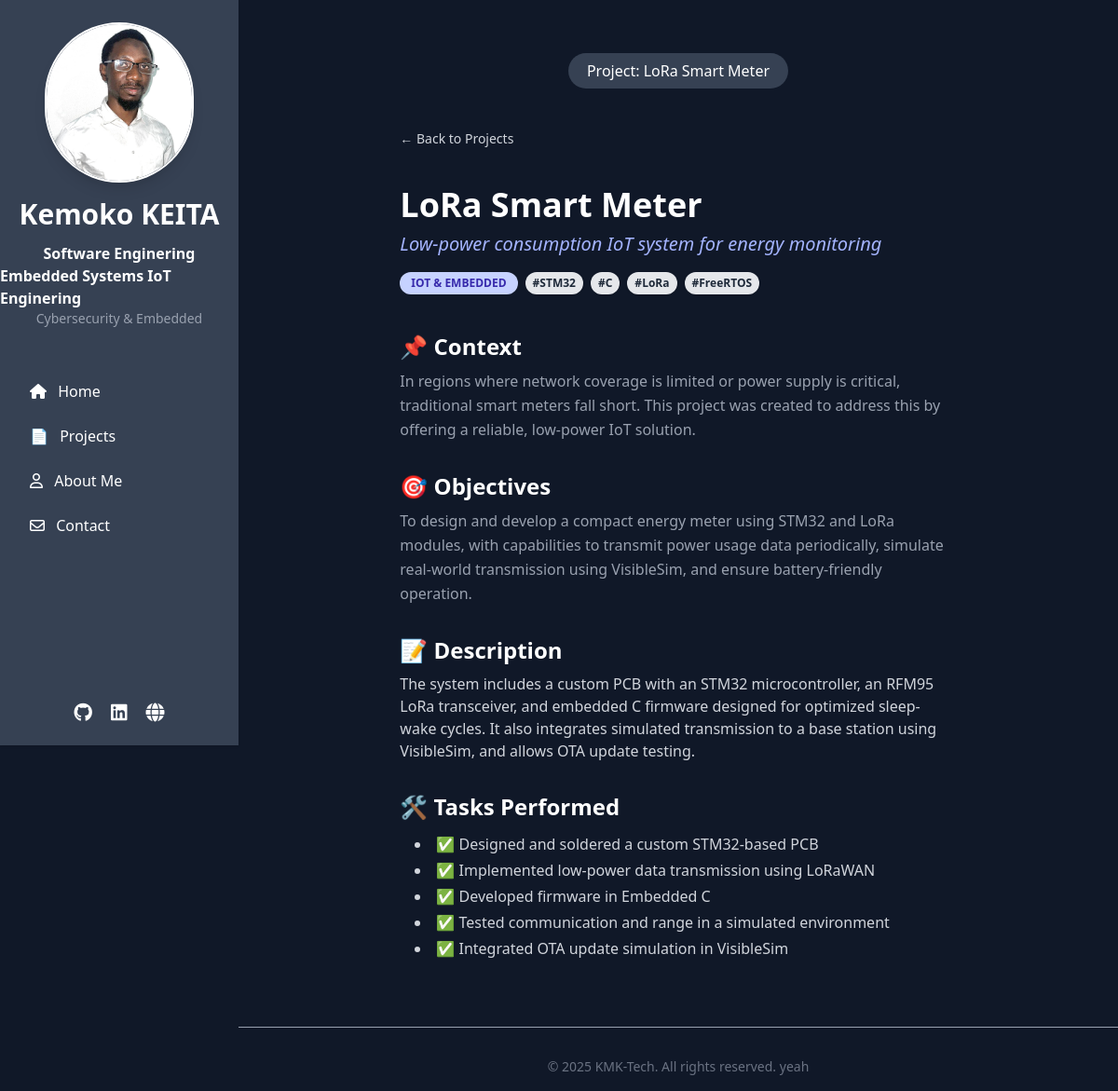
Page /projects/lora-smart-meter/ on the committed database.
### projects/models.py (models this page shows, shortened)
class Project(models.Model):
    title = models.CharField(max_length=150)
    slug = models.SlugField(unique=True, blank=True)
    subtitle = models.CharField(max_length=255, blank=True)
    category = models.ForeignKey(ProjectCategory, on_delete=models.SET_NULL, null=True, blank=True)
    summary = models.TextField()
    objective = models.TextField(blank=True)
    context = models.TextField(blank=True)
    description = models.TextField(blank=True)
    tasks = models.TextField(blank=True)
    technologies = TaggableManager(blank=True)
    image = models.ImageField(upload_to='projects/', blank=True, null=True)
    link = models.URLField(blank=True)
    created_at = models.DateField(auto_now_add=True)

class ProjectCategory(models.Model):
    name = models.CharField(max_length=100)
    slug = models.SlugField(unique=True)

### projects/views.py (the view)
# urls.py: path('projects/<slug:slug>/', projects.views.project_show, name='project_show'),
def project_show(request, slug):
    template_name = 'projects/projects_show.html'
    project = get_object_or_404(Project, slug=slug)
    context = {
        'project' : project
    }
    return render(request, template_name, context)

### projects/templates/projects/projects_show.html (shortened to what this page needs)
{% extends 'base.html' %}
{% load static %}
{% block content %}
    <div class="w-full sm:w-full md:w-full lg:w-8/12 mx-auto mt-10">
    <div class="text-center mb-12">
        <span class="text-base text-white bg-gray-700 rounded-full px-5 py-2">Project: {{ project.title }}</span>
    </div>
    <div class="mb-8">
        <a href="{% url 'projects' %}" class="inline-flex items-center text-sm text-gray-300 hover:text-indigo-400 transition">
            ← Back to Projects
        </a>
    </div>
    <div class="my-10">
        <h1 class="text-4xl font-extrabold text-white mb-2">{{ project.title }}</h1>
        {% if project.subtitle %}
            <p class="text-xl text-indigo-300 mb-4 italic">{{ project.subtitle }}</p>
        {% endif %}
        <div class="flex flex-wrap items-center gap-2 mt-3">
            {% if project.category %}
                <span class="text-xs font-bold bg-indigo-200 text-indigo-800 px-3 py-1 rounded-full uppercase">
                    {{ project.category.name }}
                </span>
            {% endif %}
            {% for tag in project.technologies.all %}
                <span class="inline-block bg-gray-200 text-gray-800 text-xs font-semibold px-2 py-1 rounded-full shadow-sm">
                    #{{ tag.name }}
                </span>
            {% endfor %}
        </div>
    </div>
    {% if project.context %}
        <div class="mb-8">
            <h2 class="text-2xl font-semibold text-white mb-2">📌 Context</h2>
            <p class="text-gray-400 leading-relaxed">{{ project.context }}</p>
        </div>
    {% endif %}
    {% if project.objective %}
        <div class="mb-8">
            <h2 class="text-2xl font-semibold text-white mb-2">🎯 Objectives</h2>
            <p class="text-gray-400 leading-relaxed">{{ project.objective }}</p>
        </div>
    {% endif %}
    {% if project.description %}
        <div class="mb-8">
            <h2 class="text-2xl font-semibold text-white mb-2">📝 Description</h2>
            <div class="prose prose-invert max-w-none text-gray-300">
                {{ project.description|safe }}
            </div>
        </div>
    {% endif %}
    {% if project.tasks %}
        <div class="mb-8">
            <h2 class="text-2xl font-semibold text-white mb-3">🛠️ Tasks Performed</h2>
            <ul class="list-disc list-inside text-gray-300 space-y-1 pl-4">
                {% for task in project.tasks.splitlines %}
                {% if task %}
                    <li>✅ {{ task }}</li>
                {% endif %}
                {% endfor %}
            </ul>
        </div>
    {% endif %}
    </div>
{% endblock %}

### rows in the picture
Project: title "LoRa Smart Meter", subtitle "Low-power consumption IoT system for energy monitoring", category.name "IOT & EMBEDDED", context "In regions where network coverage is limited or power supply is critical, traditional smart meters fall short. This project was created to address this by offering a reliable, low-power IoT solution.", objective "To design and develop a compact energy meter using STM32 and LoRa modules, with capabilities to transmit power usage data periodically, simulate real-world transmission using VisibleSim, and ensure battery-friendly operation.", description "The system includes a custom PCB with an STM32 microcontroller, an RFM95 LoRa transceiver, and embedded C firmware designed for optimized sleep-wake cycles. It also integrates simulated transmission to a base station using VisibleSim, and allows OTA update testing."
Tag: name "STM32"
Tag: name "C"
Tag: name "LoRa"
Tag: name "FreeRTOS"

### other values in the picture
{{ task }} "Designed and soldered a custom STM32-based PCB" "Implemented low-power data transmission using LoRaWAN" "Developed firmware in Embedded C" "Tested communication and range in a simulated environment" "Integrated OTA update simulation in VisibleSim"
